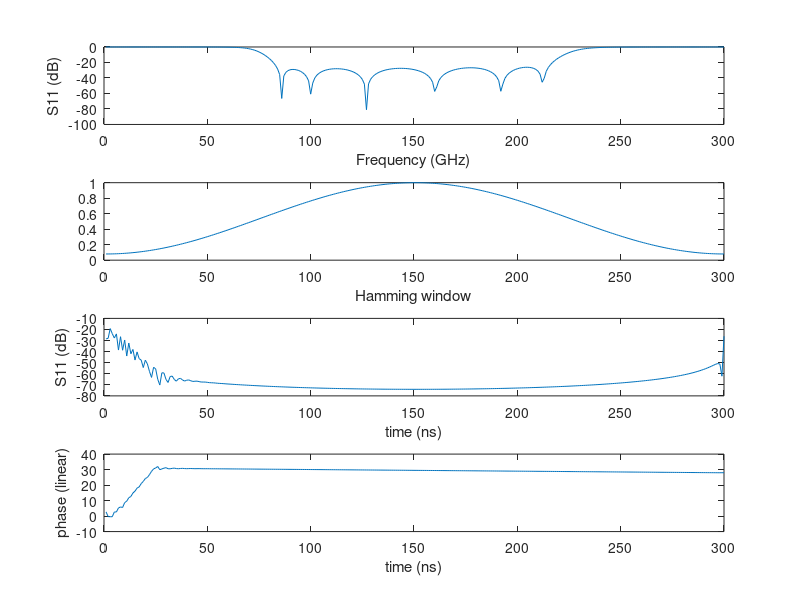

This figure's MATLAB source:
close all;
clear all;

A               = importdata("sparameters_bandpass.dat");

N               = 512;

freq            = A(:,1);
realPart        = A(:,2);
imagPart        = A(:,3);

s11_input       = realPart + imagPart*i;

M               = length(s11_input);

window          = hamming(M);   

multiplication  = (s11_input.*window);

s11_time        = ifft(multiplication);


figure(2);
subplot(4, 1, 1)
plot(20*log10(abs(s11_input)));
xlabel('Frequency (GHz)')
ylabel('S11 (dB)')

subplot(4, 1, 2)
plot(window);
xlabel('Hamming window')

subplot(4, 1, 3)
plot(20*log10(abs(s11_time)));
xlabel('time (ns)')
ylabel('S11 (dB)')


f0 = (freq(1)+freq(end))/2;
%unwrapped_phase = unwrap(angle(s11_time))-2.0*pi*f0*t';
unwrapped_phase = unwrap(angle(s11_time));

subplot(4, 1, 4)
plot(unwrapped_phase);
xlabel('time (ns)')
ylabel('phase (linear)')


